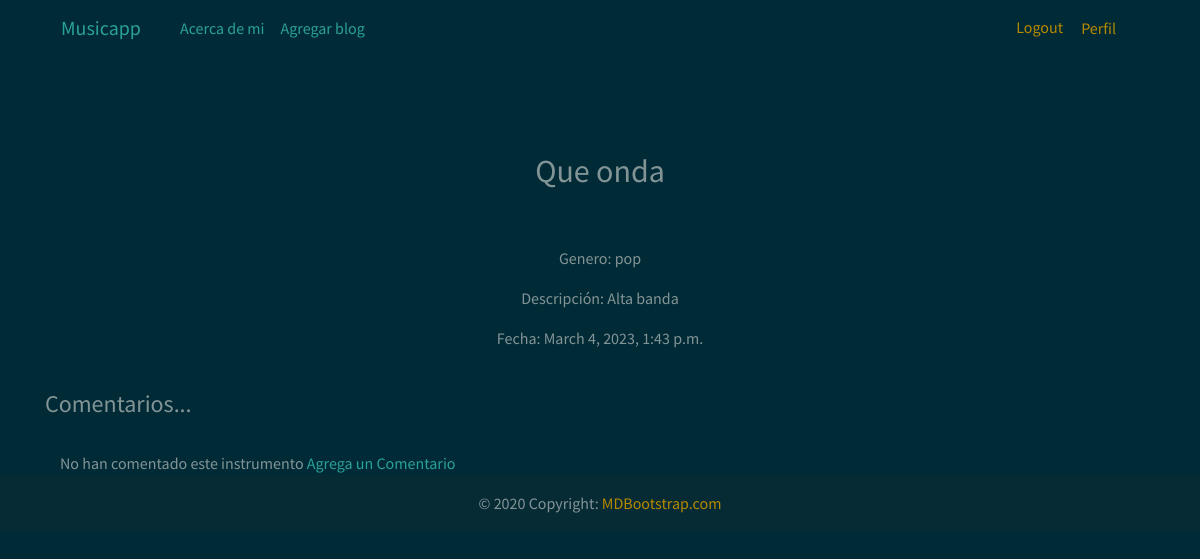
Screenshot of /detalle-blog/2 (signed in) with the database file from the repository.
### Musicapp/models.py (models this page shows, shortened)
class Blog(models.Model):
    generoSeleccion = (
    ('rock','Rock'),
    ('pop', 'Pop'),
    ('clasica','Clasica'),
    ('punk','Punk'),
    ('trap','Trap'),
    ('reggaeton','Reggaeton'),
    ('cumbia','Cumbia'),
    ('otro', 'Otro'),
    )
    usuario = models.ForeignKey(User, on_delete=models.CASCADE, null=True, blank=True)
    titulo = models.CharField(max_length=200)
    genero = models.CharField(max_length=15, choices=generoSeleccion, default='Rock')
    descripcion = models.TextField(null=True, blank=True)
    fechaPublicacion = models.DateTimeField(auto_now_add=True)
    imagenBlog = models.ImageField(null=True, blank=True, upload_to="imagenes/")
    class Meta:
        ordering = ['usuario', '-fechaPublicacion']

### Musicapp/views.py (the view)
# urls.py: path('detalle-blog/<pk>', BlogDetalle.as_view(), name='detalle-blog'),
class BlogDetalle(LoginRequiredMixin, DetailView):
    model = Blog
    template_name = 'Musicapp/Blogs/detalle-blog.html'

### Musicapp/templates/Musicapp/Blogs/detalle-blog.html (shortened to what this page needs)
{% extends 'Musicapp/main.html' %}
{% block contenido %}
<br>
<br>
<div class="row">
    <div class="col-lg-12">
        <div class="container text-center mt-5">
            <p><h2>{{blog.titulo}}</h2></p>
            {% if blog.imagenBlog %}
                <p><img src="{{blog.imagenBlog.url}}" alt="" width="500px"></p>
            {% endif %}
            <p>Genero: {{blog.genero}}</p>
            <p>Descripción: {{blog.descripcion}}</p>
            <p>Fecha: {{blog.fechaPublicacion}}</p>
            </div>
            <br>
            <div class="container">
                <h4>Comentarios...</h4>
                <br>
                <div class="container">
                {% if not blog.comentarios.all %}
                    No han comentado este instrumento
                {% endif %}
                <a href="{% url 'comentario' blog.pk %}">Agrega un Comentario</a>
                </div>
            </div>
    </div>
</div>
{% endblock contenido %}

### rows the page displays
Blog: titulo "Que onda", genero "pop", descripcion "Alta banda", fechaPublicacion "March 4, 2023, 1:43 p.m."
